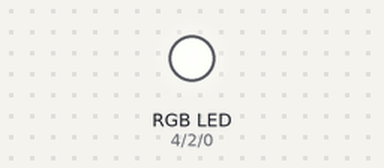
The sketch below on a simulated ESP32. On the bench: an RGB LED mixed from three pins (HIGH = lit).

Above: at 0.1 s.
Timing chart, 0 to 1.6 s (numbered marks = the images above):
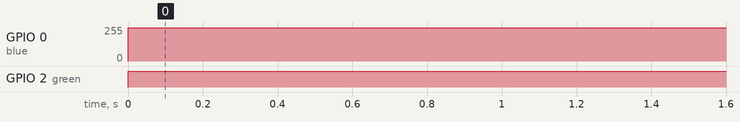

The sketch:

music.ino
```cpp
int freqR = 5000;
int ledChannelR = 0;
int resolutionR = 8;
int freqG = 5000;
int ledChannelG = 1;
int resolutionG = 8;
int freqB = 5000;
int ledChannelB = 2;
int resolutionB = 8;

void setup() {

  Serial.begin(115200);

  ledcSetup(ledChannelR, freqR, resolutionR);
  ledcAttachPin(4, ledChannelR);
  ledcSetup(ledChannelG, freqG, resolutionG);
  ledcAttachPin(2, ledChannelG);
  ledcSetup(ledChannelB, freqB, resolutionB);
  ledcAttachPin(0, ledChannelB);

// 0 is on, 1 is off
/*
pinMode(4, OUTPUT); //red
digitalWrite(4, 0);
pinMode(2, OUTPUT); //green
digitalWrite(2, 1);
pinMode(0, OUTPUT); //blue
digitalWrite(0, 0);
*/
}

void loop() {

  // 256 if off
  ledcWrite(ledChannelR, 254);
  ledcWrite(ledChannelG, 256);
  ledcWrite(ledChannelB, 250);

/*);
    Serial.println(dutyCycle);
    delay(10);
  }

  for (int dutyCycle = 255; dutyCycle >= 0; dutyCycle--) {
//    ledcWrite(ledChannel1, dutyCycle);
//    Serial.println(dutyCycle);
    ledcWrite(ledChannel2, dutyCycle);
    delay(10);
  }
*/

}
```

Measured:
- by itself, GPIO 0 (blue): 0/255 → 249/255 at 0.00 s
- by itself, GPIO 2 (green): LOW → HIGH at 0.00 s
